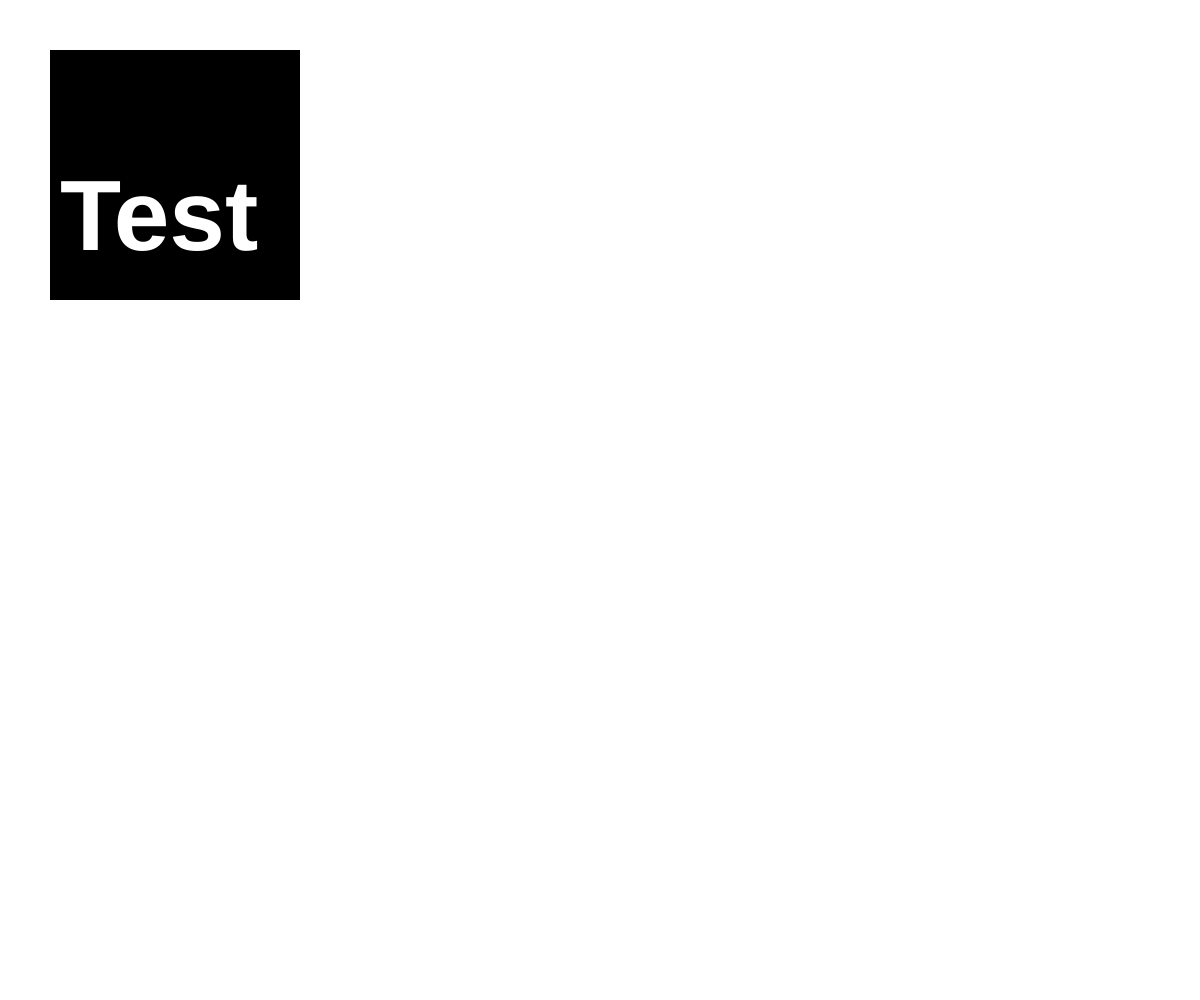
Frame 1 (no input)
Frame 60 (no input): identical to frame 1, image omitted
Frame 120 (the mouse pressed at the canvas centre since frame 60): identical to frame 1, image omitted

The p5.js sketch that drew this single still picture (run headless with seeded random() and noise() and a simulated clock; from frame 60 on, the mouse is pressed at the canvas centre):

// p5.js sketch
// ── sketch.js
/* eslint-disable no-undef, no-unused-vars */

function setup() {
  createCanvas(windowWidth, windowHeight);
  // Put setup code here
}

function draw() {
  // Put drawings here
  fill(0, 0, 0);
  noStroke();
  rect(50, 50, 250, 250);
  fill(255);
  textStyle(BOLD);
  textSize(100);
  text("Test", 60, 250);
}

// This Redraws the Canvas when resized
windowResized = function () {
  resizeCanvas(windowWidth, windowHeight);
};
